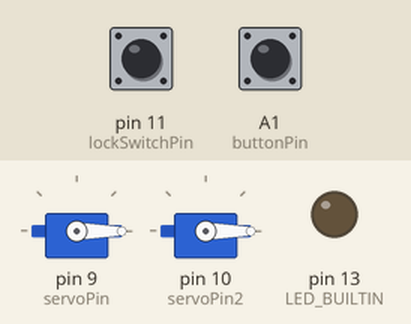
Simulated run of this sketch. Board: Arduino Uno, built with avr-gcc and run on an emulated ATmega328P. On the bench: 2 × servo, output pins drawn as LEDs (lit = HIGH). Dashed ring = blinking. The test bench sets the inputs (shaded band); at power-on: A1 (buttonPin) LOW, pin 11 (lockSwitchPin) HIGH. What the sketch prints to the serial monitor is not drawn.

Above: at 1.2 s.
1.3 s: A1 (buttonPin) pulled HIGH for 0.15 s
At 3.0 s:
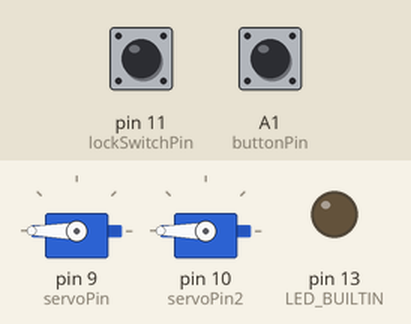
3.3 s: A1 (buttonPin) pulled HIGH for 1 s
At 4.1 s:
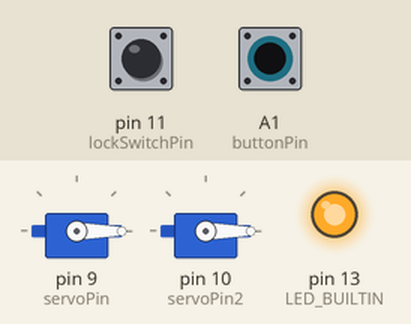
5.8 s: pin 11 (lockSwitchPin) pulled LOW for 1 s
At 7.9 s:
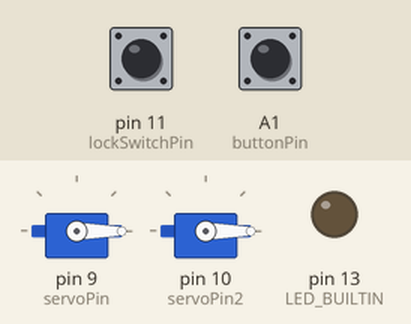
11.4 s: A1 (buttonPin) pulsed HIGH 5 times (0.12 s each, 0.3 s apart)
At 11.8 s:
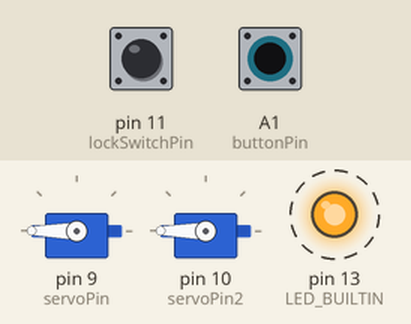
15.9 s: A1 (buttonPin) pulled HIGH for 3.2 s
At 17.4 s:
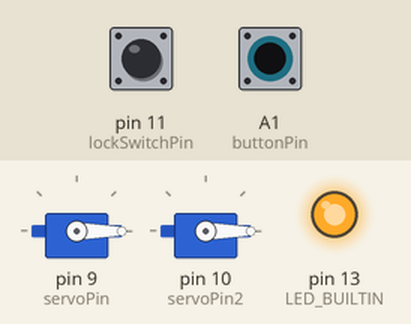
Timing chart, 0 to 20.6 s (numbered marks = the images above; inputs shaded):
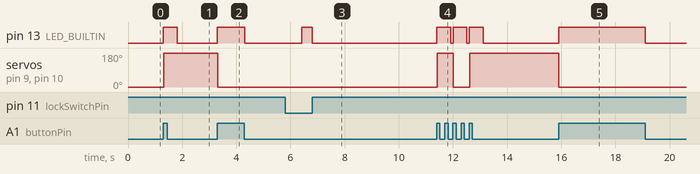

Measured:
- after the input at 1.3 s, pin 13 (LED_BUILTIN): LOW → HIGH at once, → LOW 0.51 s later; servo on pin 9 (servoPin), servo on pin 10 (servoPin2): 0° → 180° at once
- after the input at 3.3 s, pin 13 (LED_BUILTIN): LOW → HIGH at once, → LOW 1.0 s later; servo on pin 9 (servoPin), servo on pin 10 (servoPin2): 180° → 0° at once
- after the input at 5.8 s, pin 13 (LED_BUILTIN): LOW → HIGH after 0.61 s, → LOW 0.40 s later
- after the input at 11.4 s, pin 13 (LED_BUILTIN): alternates HIGH for 0.51 s and LOW for 0.09 s, 6 changes in all, then stays LOW, starting at once; servo on pin 9 (servoPin), servo on pin 10 (servoPin2): 0° → 180° at once, → 0° 0.60 s later, → 180° 0.60 s later
- after the input at 15.9 s, pin 13 (LED_BUILTIN): LOW → HIGH at once, → LOW 3.2 s later; servo on pin 9 (servoPin), servo on pin 10 (servoPin2): 180° → 0° at once

The sketch:

servo_emg_integration.ino
```cpp
/*
  InitialDetectorAlgorithm

  Development code for figuring out how to provide a robust signal
  from either EMG sensor

  For a detailed discussion of functionality and defining parameters,
  see https://github.com/enable-medellin/robotic-arm/wiki/Initial-EMG-Algorithm

  Bryn Davis

*/

// --------SERVO-CODE---------
// Include the Servo library
#include <Servo.h>

// Define pins and constants
const int servoPin = 9;
const int servoPin2 = 10;
const int lockSwitchPin = 11;
const int buttonPin = A1;
const int OPEN_POS = 0;
const int CLOSED_POS = 180;
const int OPEN_POS2 = 0;
const int CLOSED_POS2 = 180;
const int servoDelayTime = 500;

// Lock switch debouncing constants
const int lockSwitchDelayTime = 20;
const int lockSwitchCounterLimit = 30;
int lockSwitchCounter = 0;

// Initialise variables
boolean stateFlag = LOW;
boolean prevState = LOW;
boolean lockSwitchState = LOW;
int motorValue = OPEN_POS;
int motorValue2 = OPEN_POS2;

// Parameters to be set
boolean buttonFlag = 1; // 1 to use button, 0 to use EMG sensors
boolean lockSwitchFlag = 1; // 1 to use lockswitch, 0 to ignore

// Create a servo object
Servo Servo1;
Servo Servo2;

void servoSetup();
void servoLoop();

// ----------EMG-CODE----------
#include <Filters.h>         // From https://github.com/JonHub/Filters

#define SensorInputPin A0    // Input pin number
//#define DigitalOutPin 11     // Output pin

// Setup parameters
int sensor = 1;                   // 0 for Protesis Avanzada; 1 for OYMotion
int debug_signals = 0;            // 1 to show signals over serial

// Fixed parameters
float background_frequency = 0.2; // Change rate to be considered background (Hz)
float ceiling_frequency = 150;    // Highest expected frequency (Hz)
float fall_time = 1000;           // Signal must be low this long for 1 -> 0 (ms)

// Variable parameters we'll change in setup
float threshold;                     // Voltage above background to register signal
float rise_time;                     // Must see signal this long for 0 -> 1 (ms)
float background_timeout;            // Max time to not calculate background (ms)
float threshold_oy = .25;
float rise_time_oy = 2;
float background_timeout_oy = 5000;
float threshold_pa = .5;
float rise_time_pa = 100;
float background_timeout_pa = 5000;

// Initialization
int state = 0;                 // 0 for no signal; 1 for signal
float background = 0;          // Tracks background level
bool high_now = false;         // Whether the instaneous signal is high
int last_low = 0;              // Time (ms) of last observed low
int last_high = 0;             // Time (ms) of last observed high
int last_background = 0;       // Time (ms) of contributing background
int current_time = 0;          // Tracking loop time (ms)
int previous_time = 0;         // Stores the previous time for rate calculations
float emg_signal;              // Current signal

// create a one pole filter to estimate background
FilterOnePole backgroundFilter(LOWPASS, background_frequency);

// create a filter to remove high frequency noise
FilterOnePole lowpassFilter(LOWPASS, ceiling_frequency);

// the setup routine runs once when you press reset:
void setup() {
  servoSetup();

  // initialize serial communication at 19200 bits per second:
  Serial.begin(38400);

  // Initialize the on-board LED (will use it to show state)
  pinMode(LED_BUILTIN, OUTPUT);

  // Initialize a digital output for hand-off to robotics
  // pinMode(DigitalOutPin, OUTPUT);

  // Set sensor specific parameters (TODO - Figure out how to do this only once)
  if (sensor == 0) {
    threshold = threshold_pa;
    rise_time = rise_time_pa;
    background_timeout = background_timeout_pa;
  }
  else if (sensor == 1) {
    threshold = threshold_oy;
    rise_time = rise_time_oy;
    background_timeout = background_timeout_oy;
  }

}

// the loop routine runs over and over
void loop() {

  if (buttonFlag == LOW) {
    // read the input:
    int sensorValue = analogRead(SensorInputPin);
    current_time = millis();

    // Convert the analog reading (which goes from 0 - 1023) to a voltage (0 - 5V):
    float voltage = sensorValue * (5.0 / 1023.0);

    // do low pass filtering
    if (ceiling_frequency == 0) {    // Do nothing
      emg_signal = voltage;
    }
    else {                           // Filter out high frequencies
      emg_signal = lowpassFilter.input(voltage);
    }

    // Do accounting based on whether we are exceeding threshold
    if (sensor == 0) {
      high_now = (emg_signal - background) > threshold;
    }
    else if (sensor == 1) {
      high_now = abs(emg_signal - background) > threshold;
    }
    if (high_now) {
      last_high = current_time;
    }
    else {
      last_low = current_time;
    }

    // Determine the state
    if (high_now) {
      if ((current_time - last_low) > rise_time) {
        state = 1;
      }
    }
    else {     // not high_now
      if ((current_time - last_high) > fall_time) {
        state = 0;
      }
    }

    // Track the background
    if ((state == 0) and not high_now) {
      background = backgroundFilter.input(emg_signal);
      last_background = current_time;
    }
    else if (current_time - last_background > background_timeout) {
      background = backgroundFilter.input(emg_signal);
    }

    // Track the speed (in hundreds of Hz to keep similar scale)
    float rate = 10. / (current_time - previous_time);
    previous_time = current_time;

    // Print out the signal values
    if (debug_signals == 1) {
      Serial.print(emg_signal);
      Serial.print("   ");
      Serial.print(state);
      Serial.print("   ");
      // Serial.print(high_now);
      // Serial.print("   ");
      Serial.print(background);
      Serial.print("   ");

      Serial.println(rate);
    }
  } else {
    state = digitalRead(buttonPin);
  }

  servoLoop();

}

void servoSetup() {
  // Initialise servo and button mode
  Servo1.attach(servoPin);
  Servo1.write(motorValue);
  Servo2.attach(servoPin2);
  Servo2.write(motorValue2);

  pinMode(buttonPin, INPUT);

  pinMode(lockSwitchPin, INPUT);
}

void servoLoop() {
  // LockSwitch Debouncing
  if (lockSwitchFlag == HIGH) {
    lockSwitchState = digitalRead(lockSwitchPin);
    Serial.print("State: ");
    Serial.println(lockSwitchState);
    if (lockSwitchState == LOW) {
      if (lockSwitchCounter <= lockSwitchCounterLimit) {
        if (lockSwitchCounter == lockSwitchCounterLimit) { // If lock switch has been on for lockSwitchDelayTime*lockSwitchCounterLimit then activate LED etc.
          Serial.println("Lock Switch on");
          digitalWrite(LED_BUILTIN, HIGH);
        }

        lockSwitchCounter++;
        delay(lockSwitchDelayTime);
      }
    } else {
      if (lockSwitchCounter >= lockSwitchCounterLimit) {
        Serial.println("Lock Switch off");
        digitalWrite(LED_BUILTIN, LOW);
      }
      lockSwitchCounter = 0;
    }
  }

  if (lockSwitchCounter < lockSwitchCounterLimit) {
    // Toggle motor position on EMG signal rising edge unless lockSwitch is on
    // Control the digital outputs for debugging purposes
    if (state == 1) {
      digitalWrite(LED_BUILTIN, HIGH);
      // digitalWrite(DigitalOutPin, HIGH);
    }
    else {
      digitalWrite(LED_BUILTIN, LOW);
      // digitalWrite(DigitalOutPin, LOW);
    }

    // If lock switch off: Check EMG signal state, and if we are on a rising edge then toggle motor state
    if ((prevState == LOW) && (state == HIGH)) {
      if (buttonFlag == 1) {
        Serial.println("Button Pushed"); // Debugging
      } else {
        Serial.println("EMG rising edge");
      }
      if (stateFlag == LOW) {
        motorValue = CLOSED_POS;
        motorValue2 = CLOSED_POS2;
        Servo1.write(motorValue);
        Servo2.write(motorValue2);
        Serial.println("Closing..."); // Debugging
        stateFlag = HIGH;
      } else if (stateFlag == HIGH) {
        motorValue = OPEN_POS;
        motorValue2 = OPEN_POS2;
        Servo1.write(motorValue);
        Servo2.write(motorValue2);
        Serial.println("Opening..."); // Debugging
        stateFlag = LOW;
      }
      delay(servoDelayTime);
    }
  }

  prevState = state;
}
```
